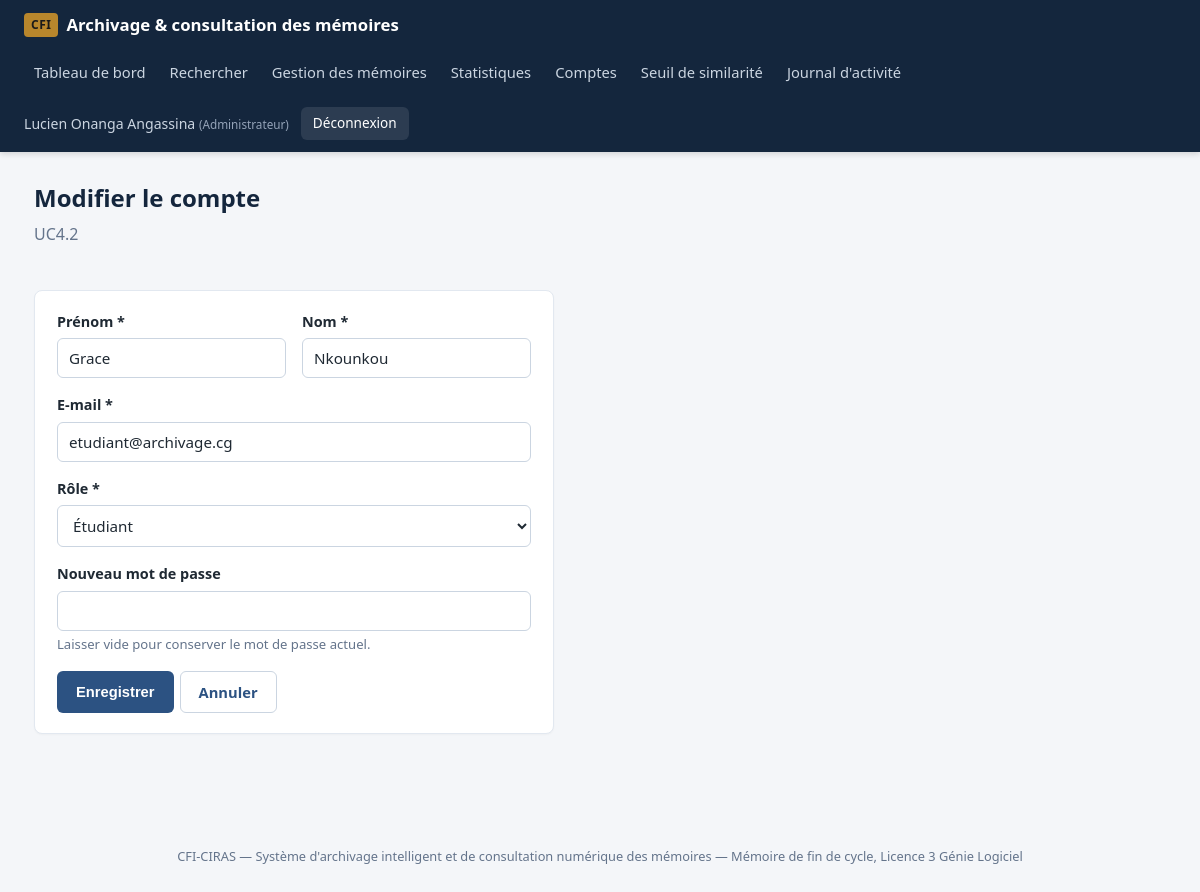
Page /comptes/modifier.php?id=4 (signed in) on the committed database.
### tables this page shows
CREATE TABLE utilisateur (
    id_utilisateur INT AUTO_INCREMENT PRIMARY KEY,
    nom VARCHAR(100) NOT NULL,
    prenom VARCHAR(100) NOT NULL,
    email VARCHAR(150) UNIQUE NOT NULL,
    mot_de_passe VARCHAR(255) NOT NULL,
    role ENUM('ETUDIANT', 'ENCADREUR', 'GESTIONNAIRE', 'ADMINISTRATEUR') NOT NULL,
    actif BOOLEAN NOT NULL DEFAULT TRUE,
    date_creation DATETIME NOT NULL DEFAULT CURRENT_TIMESTAMP
);

### includes/functions.php (called while the page is built, shortened)
<?php
function e(?string $valeur): string
{
    return htmlspecialchars($valeur ?? '', ENT_QUOTES, 'UTF-8');
}
function libelle_role(string $role): string
{
    $libelles = [
        'ETUDIANT' => 'Étudiant',
        'ENCADREUR' => 'Encadreur',
        'GESTIONNAIRE' => 'Gestionnaire des archives',
        'ADMINISTRATEUR' => 'Administrateur',
    ];
    return $libelles[$role] ?? $role;
}

### comptes/modifier.php (the view, shortened to what this page needs)
<?php
require_once __DIR__ . '/../config.php';
require_once __DIR__ . '/../includes/functions.php';
$idCible = (int) ($_GET['id'] ?? $_POST['id'] ?? 0);
$roles = ['ETUDIANT', 'ENCADREUR', 'GESTIONNAIRE', 'ADMINISTRATEUR'];
$stmt = $pdo->prepare("SELECT * FROM utilisateur WHERE id_utilisateur = :id");
$stmt->execute([':id' => $idCible]);
$compte = $stmt->fetch();
require __DIR__ . '/../includes/header.php';
?>
<div class="page-header"><div>
    <h1>Modifier le compte</h1>
    <p class="sous-titre">UC4.2</p>
</div></div>
<div class="carte" style="max-width:520px">
    <form method="post">
        <div class="ligne-champs">
            <div class="champ">
                <label for="prenom">Prénom *</label>
                <input type="text" id="prenom" name="prenom" required value="<?= e($compte['prenom']) ?>">
            </div>
            <div class="champ">
                <label for="nom">Nom *</label>
                <input type="text" id="nom" name="nom" required value="<?= e($compte['nom']) ?>">
            </div>
        </div>
        <div class="champ">
            <label for="email">E-mail *</label>
            <input type="email" id="email" name="email" required value="<?= e($compte['email']) ?>">
        </div>
        <div class="champ">
            <label for="role">Rôle *</label>
            <select id="role" name="role" required>
                <?php foreach ($roles as $r): ?>
                    <option value="<?= $r ?>" <?= $compte['role'] === $r ? 'selected' : '' ?>><?= e(libelle_role($r)) ?></option>
                <?php endforeach; ?>
            </select>
        </div>
        <div class="champ">
            <label for="mot_de_passe">Nouveau mot de passe</label>
            <input type="text" id="mot_de_passe" name="mot_de_passe" minlength="8">
            <p class="aide">Laisser vide pour conserver le mot de passe actuel.</p>
        </div>
        <div class="actions-ligne">
            <button type="submit" class="btn">Enregistrer</button>
            <a class="btn btn-secondaire" href="<?= BASE_URL ?>/comptes/liste.php">Annuler</a>
        </div>
    </form>
</div>
<?php require __DIR__ . '/../includes/footer.php'; ?>

### assets/css/style.css (style rules this page uses)
:root { --bleu: #1e3a5f; --bleu-clair: #2c5282; --bleu-fonce: #14263d; --or: #b8862c; --fond: #f4f6f9; --carte: #ffffff; --texte: #1f2933; --texte-clair: #64748b; --bordure: #e2e8f0; --vert: #1c7c3f; --rouge: #b3261e; --orange: #b7791f; --gris: #6b7280; --radius: 8px; }
* { box-sizing: border-box; }
body { margin: 0; font-family: "Segoe UI", Roboto, Arial, sans-serif; background: var(--fond); color: var(--texte); line-height: 1.5; }
a { color: var(--bleu-clair); text-decoration: none; }
h1 { font-size: 1.5rem; margin: 0 0 6px; color: var(--bleu-fonce); }
.sous-titre { color: var(--texte-clair); margin: 0 0 24px; }
.page-header { display: flex; justify-content: space-between; align-items: flex-end; flex-wrap: wrap; gap: 12px; margin-bottom: 20px; }
.carte { background: var(--carte); border: 1px solid var(--bordure); border-radius: var(--radius); padding: 20px 22px; margin-bottom: 20px; box-shadow: 0 1px 2px rgba(0,0,0,.03); }
form .champ { margin-bottom: 16px; }
label { display: block; font-weight: 600; margin-bottom: 6px; font-size: .9rem; }
input[type=text], input[type=email], input[type=password], input[type=number], input[type=file], input[type=date], select, textarea { width: 100%; padding: 9px 11px; border: 1px solid #cbd5e1; border-radius: 6px; font-size: .95rem; font-family: inherit; background: #fff; color: var(--texte); }
.aide { color: var(--texte-clair); font-size: .82rem; margin-top: 4px; }
.ligne-champs { display: grid; grid-template-columns: repeat(auto-fit, minmax(180px,1fr)); gap: 16px; }
.btn { display: inline-block; padding: 9px 18px; border-radius: 6px; border: 1px solid transparent; background: var(--bleu-clair); color: #fff; font-size: .92rem; font-weight: 600; cursor: pointer; }
.btn-secondaire { background: #fff; color: var(--bleu-clair); border-color: #cbd5e1; }
.actions-ligne { display: flex; gap: 6px; flex-wrap: wrap; }

### rows in the picture
utilisateur: prenom "Grace", nom "Nkounkou", email "etudiant@archivage.cg"

### other values in the picture
$u['prenom'] . ' ' . $u['nom'] "Lucien Onanga Angassina"
libelle_role($u['role']) "Administrateur"
form field role "Étudiant"
